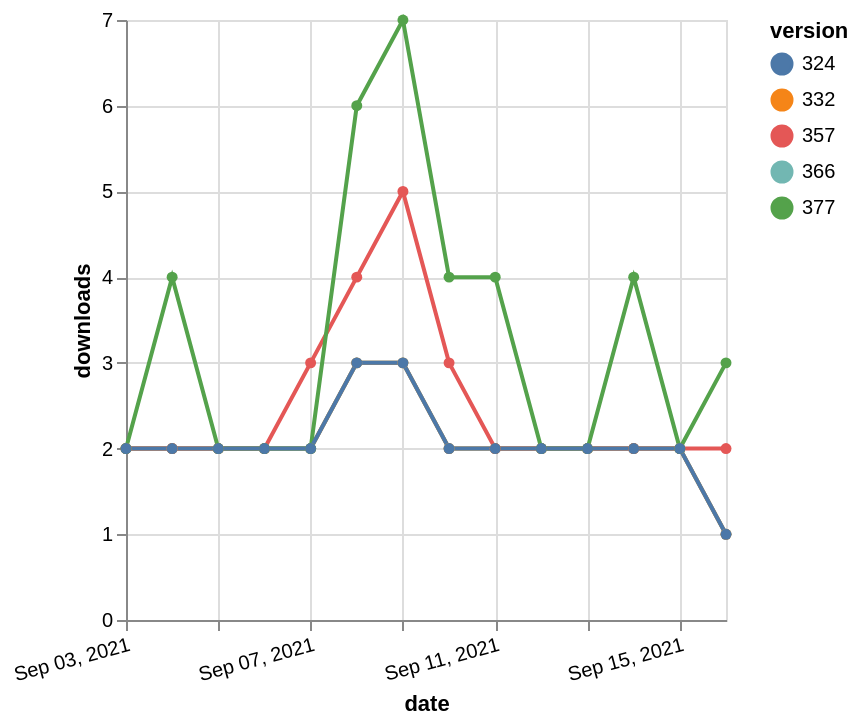

Vega-Lite specification for this chart:
### Vega-Lite specification from a JSON file in a GitHub repository (floating-point values rounded to 4 significant figures)
{"$schema": "https://vega.github.io/schema/vega-lite/v5.json", "description": "A simple bar chart with embedded data.", "data": {"values": [{"date": "2021-09-03", "total": 3259, "delta": 2, "version": "366"}, {"date": "2021-09-04", "total": 3261, "delta": 2, "version": "366"}, {"date": "2021-09-05", "total": 3263, "delta": 2, "version": "366"}, {"date": "2021-09-06", "total": 3265, "delta": 2, "version": "366"}, {"date": "2021-09-07", "total": 3267, "delta": 2, "version": "366"}, {"date": "2021-09-08", "total": 3270, "delta": 3, "version": "366"}, {"date": "2021-09-09", "total": 3273, "delta": 3, "version": "366"}, {"date": "2021-09-10", "total": 3275, "delta": 2, "version": "366"}, {"date": "2021-09-11", "total": 3277, "delta": 2, "version": "366"}, {"date": "2021-09-12", "total": 3279, "delta": 2, "version": "366"}, {"date": "2021-09-13", "total": 3281, "delta": 2, "version": "366"}, {"date": "2021-09-14", "total": 3283, "delta": 2, "version": "366"}, {"date": "2021-09-15", "total": 3285, "delta": 2, "version": "366"}, {"date": "2021-09-16", "total": 3286, "delta": 1, "version": "366"}, {"date": "2021-09-03", "total": 6038, "delta": 2, "version": "357"}, {"date": "2021-09-04", "total": 6040, "delta": 2, "version": "357"}, {"date": "2021-09-05", "total": 6042, "delta": 2, "version": "357"}, {"date": "2021-09-06", "total": 6044, "delta": 2, "version": "357"}, {"date": "2021-09-07", "total": 6047, "delta": 3, "version": "357"}, {"date": "2021-09-08", "total": 6051, "delta": 4, "version": "357"}, {"date": "2021-09-09", "total": 6056, "delta": 5, "version": "357"}, {"date": "2021-09-10", "total": 6059, "delta": 3, "version": "357"}, {"date": "2021-09-11", "total": 6061, "delta": 2, "version": "357"}, {"date": "2021-09-12", "total": 6063, "delta": 2, "version": "357"}, {"date": "2021-09-13", "total": 6065, "delta": 2, "version": "357"}, {"date": "2021-09-14", "total": 6067, "delta": 2, "version": "357"}, {"date": "2021-09-15", "total": 6069, "delta": 2, "version": "357"}, {"date": "2021-09-16", "total": 6071, "delta": 2, "version": "357"}, {"date": "2021-09-03", "total": 5233, "delta": 2, "version": "332"}, {"date": "2021-09-04", "total": 5235, "delta": 2, "version": "332"}, {"date": "2021-09-05", "total": 5237, "delta": 2, "version": "332"}, {"date": "2021-09-06", "total": 5239, "delta": 2, "version": "332"}, {"date": "2021-09-07", "total": 5241, "delta": 2, "version": "332"}, {"date": "2021-09-08", "total": 5244, "delta": 3, "version": "332"}, {"date": "2021-09-09", "total": 5247, "delta": 3, "version": "332"}, {"date": "2021-09-10", "total": 5249, "delta": 2, "version": "332"}, {"date": "2021-09-11", "total": 5251, "delta": 2, "version": "332"}, {"date": "2021-09-12", "total": 5253, "delta": 2, "version": "332"}, {"date": "2021-09-13", "total": 5255, "delta": 2, "version": "332"}, {"date": "2021-09-14", "total": 5257, "delta": 2, "version": "332"}, {"date": "2021-09-15", "total": 5259, "delta": 2, "version": "332"}, {"date": "2021-09-16", "total": 5260, "delta": 1, "version": "332"}, {"date": "2021-09-03", "total": 2828, "delta": 2, "version": "377"}, {"date": "2021-09-04", "total": 2832, "delta": 4, "version": "377"}, {"date": "2021-09-05", "total": 2834, "delta": 2, "version": "377"}, {"date": "2021-09-06", "total": 2836, "delta": 2, "version": "377"}, {"date": "2021-09-07", "total": 2838, "delta": 2, "version": "377"}, {"date": "2021-09-08", "total": 2844, "delta": 6, "version": "377"}, {"date": "2021-09-09", "total": 2851, "delta": 7, "version": "377"}, {"date": "2021-09-10", "total": 2855, "delta": 4, "version": "377"}, {"date": "2021-09-11", "total": 2859, "delta": 4, "version": "377"}, {"date": "2021-09-12", "total": 2861, "delta": 2, "version": "377"}, {"date": "2021-09-13", "total": 2863, "delta": 2, "version": "377"}, {"date": "2021-09-14", "total": 2867, "delta": 4, "version": "377"}, {"date": "2021-09-15", "total": 2869, "delta": 2, "version": "377"}, {"date": "2021-09-16", "total": 2872, "delta": 3, "version": "377"}, {"date": "2021-09-03", "total": 3458, "delta": 2, "version": "324"}, {"date": "2021-09-04", "total": 3460, "delta": 2, "version": "324"}, {"date": "2021-09-05", "total": 3462, "delta": 2, "version": "324"}, {"date": "2021-09-06", "total": 3464, "delta": 2, "version": "324"}, {"date": "2021-09-07", "total": 3466, "delta": 2, "version": "324"}, {"date": "2021-09-08", "total": 3469, "delta": 3, "version": "324"}, {"date": "2021-09-09", "total": 3472, "delta": 3, "version": "324"}, {"date": "2021-09-10", "total": 3474, "delta": 2, "version": "324"}, {"date": "2021-09-11", "total": 3476, "delta": 2, "version": "324"}, {"date": "2021-09-12", "total": 3478, "delta": 2, "version": "324"}, {"date": "2021-09-13", "total": 3480, "delta": 2, "version": "324"}, {"date": "2021-09-14", "total": 3482, "delta": 2, "version": "324"}, {"date": "2021-09-15", "total": 3484, "delta": 2, "version": "324"}, {"date": "2021-09-16", "total": 3485, "delta": 1, "version": "324"}]}, "width": "container", "mark": {"type": "line", "point": {"filled": true}}, "encoding": {"x": {"field": "date", "type": "temporal", "timeUnit": "yearmonthdate", "title": "date", "axis": {"labelAngle": -15}}, "y": {"field": "delta", "type": "quantitative", "title": "downloads"}, "color": {"field": "version", "type": "nominal"}, "tooltip": {"field": "delta"}}}
